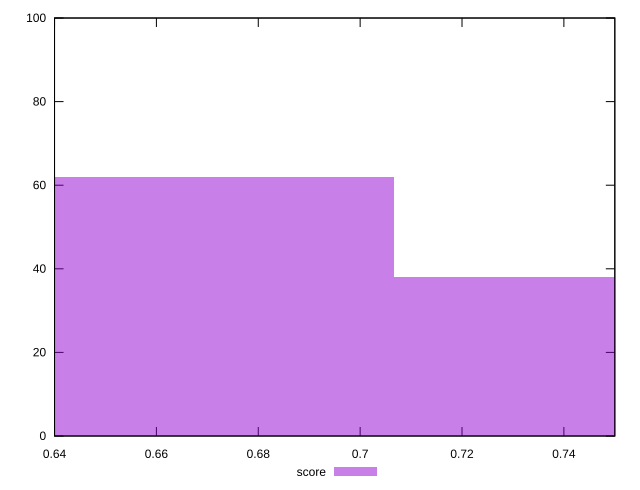

Here is the gnuplot script that generated this plot:
reset

$score <<EOF
0.7537556068045465 38
0.6595361559539782 62
EOF

set key outside below
set boxwidth 0.0942194508505683
set xrange [0.64:0.75]
set yrange [0:100]
set trange [0:100]
set style fill transparent solid 0.5 noborder
set terminal svg size 640, 490 enhanced background rgb 'white'
set output "report_00019_2021-02-10T18-14-37.922Z//uses-webp-images/samples/pages+cached/score/histogram.svg"

plot $score title "score" with boxes

reset
